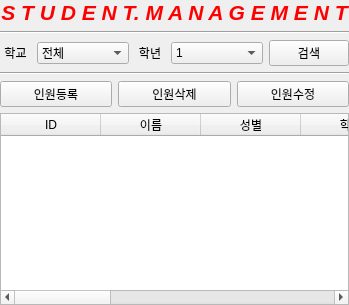
        <widget class="QWidget" name="tab">
         <attribute name="title">
          <string>학생관리</string>
         </attribute>
         <layout class="QVBoxLayout" name="verticalLayout_2">
          <property name="leftMargin">
           <number>0</number>
          </property>
          <property name="topMargin">
           <number>0</number>
          </property>
          <property name="rightMargin">
           <number>0</number>
          </property>
          <property name="bottomMargin">
           <number>0</number>
          </property>
          <item>
           <layout class="QVBoxLayout" name="verticalLayout">
            <item>
             <widget class="QLabel" name="label">
              <property name="text">
               <string>&lt;html&gt;&lt;head/&gt;&lt;body&gt;&lt;p&gt;&lt;span style=&quot; font-size:16pt; font-weight:600; font-style:italic; color:#ff0000;&quot;&gt;S T U D E N T. M A N A G E M E N T&lt;/span&gt;&lt;/p&gt;&lt;/body&gt;&lt;/html&gt;</string>
              </property>
              <property name="alignment">
               <set>Qt::AlignCenter</set>
              </property>
             </widget>
            </item>
            <item>
             <widget class="Line" name="line">
              <property name="orientation">
               <enum>Qt::Horizontal</enum>
              </property>
             </widget>
            </item>
            <item>
             <layout class="QHBoxLayout" name="horizontalLayout" stretch="1,3,1,3,2">
              <item>
               <widget class="QLabel" name="label_2">
                <property name="text">
                 <string>학교</string>
                </property>
                <property name="alignment">
                 <set>Qt::AlignCenter</set>
                </property>
               </widget>
              </item>
              <item>
               <widget class="QComboBox" name="comboBox">
                <item>
                 <property name="text">
                  <string>전체</string>
                 </property>
                </item>
                <item>
                 <property name="text">
                  <string>초등학교</string>
                 </property>
                </item>
                <item>
                 <property name="text">
                  <string>중학교</string>
                 </property>
                </item>
                <item>
                 <property name="text">
                  <string>고등학교</string>
                 </property>
                </item>
               </widget>
              </item>
              <item>
               <widget class="QLabel" name="label_3">
                <property name="text">
                 <string>학년</string>
                </property>
                <property name="alignment">
                 <set>Qt::AlignCenter</set>
                </property>
               </widget>
              </item>
              <item>
               <widget class="QComboBox" name="comboBox_2">
                <item>
                 <property name="text">
                  <string>1</string>
                 </property>
                </item>
                <item>
                 <property name="text">
                  <string>2</string>
                 </property>
                </item>
                <item>
                 <property name="text">
                  <string>3</string>
                 </property>
                </item>
                <item>
                 <property name="text">
                  <string>4</string>
                 </property>
                </item>
                <item>
                 <property name="text">
                  <string>5</string>
                 </property>
                </item>
                <item>
                 <property name="text">
                  <string>6</string>
                 </property>
                </item>
               </widget>
              </item>
              <item>
               <widget class="QPushButton" name="btnSearch">
                <property name="text">
                 <string>검색</string>
                </property>
               </widget>
              </item>
             </layout>
            </item>
            <item>
             <widget class="Line" name="line_2">
              <property name="orientation">
               <enum>Qt::Horizontal</enum>
              </property>
             </widget>
            </item>
            <item>
             <layout class="QHBoxLayout" name="horizontalLayout_2" stretch="0,0,0">
              <item>
               <widget class="QPushButton" name="btnEnroll">
                <property name="text">
                 <string>인원등록</string>
                </property>
               </widget>
              </item>
              <item>
               <widget class="QPushButton" name="btnDelete">
                <property name="text">
                 <string>인원삭제</string>
                </property>
               </widget>
              </item>
              <item>
               <widget class="QPushButton" name="btnUpdate">
                <property name="text">
                 <string>인원수정</string>
                </property>
               </widget>
              </item>
             </layout>
            </item>
            <item>
             <widget class="QTableWidget" name="tableWidget">
              <column>
               <property name="text">
                <string>ID</string>
               </property>
              </column>
              <column>
               <property name="text">
                <string>이름</string>
               </property>
              </column>
              <column>
               <property name="text">
                <string>성별</string>
               </property>
              </column>
              <column>
               <property name="text">
                <string>학교</string>
               </property>
              </column>
              <column>
               <property name="text">
                <string>학년</string>
               </property>
              </column>
              <column>
               <property name="text">
                <string>학교명</string>
               </property>
              </column>
              <column>
               <property name="text">
                <string>전화번호</string>
               </property>
              </column>
              <column>
               <property name="text">
                <string>부모님번호</string>
               </property>
              </column>
              <column>
               <property name="text">
                <string>등록일</string>
               </property>
              </column>
              <column>
               <property name="text">
                <string>비고</string>
               </property>
              </column>
             </widget>
            </item>
           </layout>
          </item>
         </layout>
        </widget>
